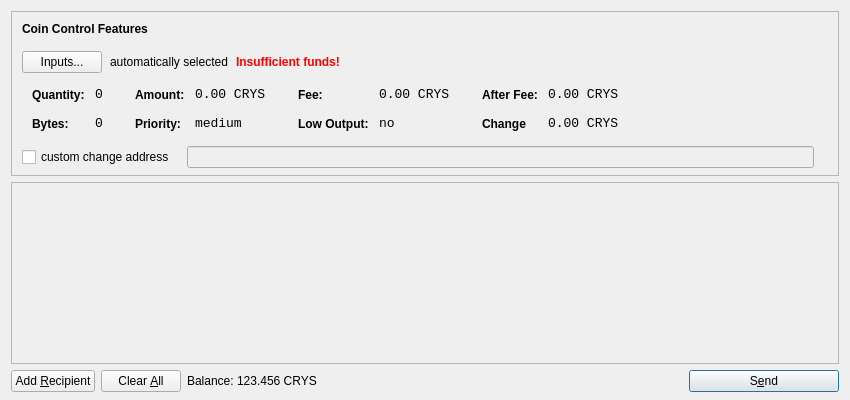
<?xml version="1.0" encoding="UTF-8"?>
<ui version="4.0">
 <class>SendCoinsDialog</class>
 <widget class="QDialog" name="SendCoinsDialog">
  <property name="geometry">
   <rect>
    <x>0</x>
    <y>0</y>
    <width>850</width>
    <height>400</height>
   </rect>
  </property>
  <property name="windowTitle">
   <string>Send Coins</string>
  </property>
  <layout class="QVBoxLayout" name="verticalLayout" stretch="0,1,0">
   <property name="bottomMargin">
    <number>8</number>
   </property>
   <item>
    <widget class="QFrame" name="frameCoinControl">
     <property name="sizePolicy">
      <sizepolicy hsizetype="Expanding" vsizetype="Expanding">
       <horstretch>0</horstretch>
       <verstretch>0</verstretch>
      </sizepolicy>
     </property>
     <property name="maximumSize">
      <size>
       <width>16777215</width>
       <height>16777215</height>
      </size>
     </property>
     <property name="frameShape">
      <enum>QFrame::StyledPanel</enum>
     </property>
     <property name="frameShadow">
      <enum>QFrame::Sunken</enum>
     </property>
     <layout class="QVBoxLayout" name="verticalLayoutCoinControl2">
      <property name="spacing">
       <number>-1</number>
      </property>
      <property name="leftMargin">
       <number>0</number>
      </property>
      <property name="topMargin">
       <number>0</number>
      </property>
      <property name="rightMargin">
       <number>0</number>
      </property>
      <property name="bottomMargin">
       <number>6</number>
      </property>
      <item>
       <layout class="QVBoxLayout" name="verticalLayoutCoinControl" stretch="0,0,0,0,1">
        <property name="spacing">
         <number>0</number>
        </property>
        <property name="leftMargin">
         <number>10</number>
        </property>
        <property name="topMargin">
         <number>10</number>
        </property>
        <item>
         <layout class="QHBoxLayout" name="horizontalLayoutCoinControl1">
          <property name="bottomMargin">
           <number>15</number>
          </property>
          <item>
           <widget class="QLabel" name="labelCoinControlFeatures">
            <property name="sizePolicy">
             <sizepolicy hsizetype="Preferred" vsizetype="Maximum">
              <horstretch>0</horstretch>
              <verstretch>0</verstretch>
             </sizepolicy>
            </property>
            <property name="font">
             <font>
              <weight>75</weight>
              <bold>true</bold>
             </font>
            </property>
            <property name="styleSheet">
             <string notr="true">font-weight:bold;</string>
            </property>
            <property name="text">
             <string>Coin Control Features</string>
            </property>
           </widget>
          </item>
         </layout>
        </item>
        <item>
         <layout class="QHBoxLayout" name="horizontalLayoutCoinControl2" stretch="0,0,0,0">
          <property name="spacing">
           <number>8</number>
          </property>
          <property name="bottomMargin">
           <number>10</number>
          </property>
          <item>
           <widget class="QPushButton" name="pushButtonCoinControl">
            <property name="styleSheet">
             <string notr="true"/>
            </property>
            <property name="text">
             <string>Inputs...</string>
            </property>
           </widget>
          </item>
          <item>
           <widget class="QLabel" name="labelCoinControlAutomaticallySelected">
            <property name="text">
             <string>automatically selected</string>
            </property>
            <property name="margin">
             <number>5</number>
            </property>
           </widget>
          </item>
          <item>
           <widget class="QLabel" name="labelCoinControlInsuffFunds">
            <property name="font">
             <font>
              <weight>75</weight>
              <bold>true</bold>
             </font>
            </property>
            <property name="styleSheet">
             <string notr="true">color:red;font-weight:bold;</string>
            </property>
            <property name="text">
             <string>Insufficient funds!</string>
            </property>
            <property name="margin">
             <number>5</number>
            </property>
           </widget>
          </item>
          <item>
           <spacer name="horizontalSpacerCoinControl">
            <property name="orientation">
             <enum>Qt::Horizontal</enum>
            </property>
            <property name="sizeHint" stdset="0">
             <size>
              <width>40</width>
              <height>1</height>
             </size>
            </property>
           </spacer>
          </item>
         </layout>
        </item>
        <item>
         <widget class="QWidget" name="widgetCoinControl" native="true">
          <property name="sizePolicy">
           <sizepolicy hsizetype="Preferred" vsizetype="Preferred">
            <horstretch>0</horstretch>
            <verstretch>0</verstretch>
           </sizepolicy>
          </property>
          <property name="minimumSize">
           <size>
            <width>0</width>
            <height>0</height>
           </size>
          </property>
          <property name="styleSheet">
           <string notr="true"/>
          </property>
          <layout class="QHBoxLayout" name="horizontalLayoutCoinControl5">
           <property name="margin">
            <number>0</number>
           </property>
           <item>
            <layout class="QHBoxLayout" name="horizontalLayoutCoinControl3" stretch="0,0,0,1">
             <property name="spacing">
              <number>20</number>
             </property>
             <property name="topMargin">
              <number>0</number>
             </property>
             <property name="bottomMargin">
              <number>10</number>
             </property>
             <item>
              <layout class="QFormLayout" name="formLayoutCoinControl1">
               <property name="horizontalSpacing">
                <number>10</number>
               </property>
               <property name="verticalSpacing">
                <number>14</number>
               </property>
               <property name="leftMargin">
                <number>10</number>
               </property>
               <property name="topMargin">
                <number>4</number>
               </property>
               <property name="rightMargin">
                <number>6</number>
               </property>
               <item row="0" column="0">
                <widget class="QLabel" name="labelCoinControlQuantityText">
                 <property name="styleSheet">
                  <string notr="true">font-weight:bold;</string>
                 </property>
                 <property name="text">
                  <string>Quantity:</string>
                 </property>
                 <property name="margin">
                  <number>0</number>
                 </property>
                </widget>
               </item>
               <item row="0" column="1">
                <widget class="QLabel" name="labelCoinControlQuantity">
                 <property name="font">
                  <font>
                   <family>Monospace</family>
                   <pointsize>10</pointsize>
                  </font>
                 </property>
                 <property name="cursor">
                  <cursorShape>IBeamCursor</cursorShape>
                 </property>
                 <property name="contextMenuPolicy">
                  <enum>Qt::ActionsContextMenu</enum>
                 </property>
                 <property name="text">
                  <string>0</string>
                 </property>
                 <property name="margin">
                  <number>0</number>
                 </property>
                 <property name="textInteractionFlags">
                  <set>Qt::LinksAccessibleByMouse|Qt::TextSelectableByKeyboard|Qt::TextSelectableByMouse</set>
                 </property>
                </widget>
               </item>
               <item row="1" column="0">
                <widget class="QLabel" name="labelCoinControlBytesText">
                 <property name="styleSheet">
                  <string notr="true">font-weight:bold;</string>
                 </property>
                 <property name="text">
                  <string>Bytes:</string>
                 </property>
                </widget>
               </item>
               <item row="1" column="1">
                <widget class="QLabel" name="labelCoinControlBytes">
                 <property name="font">
                  <font>
                   <family>Monospace</family>
                   <pointsize>10</pointsize>
                  </font>
                 </property>
                 <property name="cursor">
                  <cursorShape>IBeamCursor</cursorShape>
                 </property>
                 <property name="contextMenuPolicy">
                  <enum>Qt::ActionsContextMenu</enum>
                 </property>
                 <property name="text">
                  <string>0</string>
                 </property>
                 <property name="textInteractionFlags">
                  <set>Qt::LinksAccessibleByMouse|Qt::TextSelectableByKeyboard|Qt::TextSelectableByMouse</set>
                 </property>
                </widget>
               </item>
              </layout>
             </item>
             <item>
              <layout class="QFormLayout" name="formLayoutCoinControl2">
               <property name="horizontalSpacing">
                <number>10</number>
               </property>
               <property name="verticalSpacing">
                <number>14</number>
               </property>
               <property name="leftMargin">
                <number>6</number>
               </property>
               <property name="topMargin">
                <number>4</number>
               </property>
               <property name="rightMargin">
                <number>6</number>
               </property>
               <item row="0" column="0">
                <widget class="QLabel" name="labelCoinControlAmountText">
                 <property name="styleSheet">
                  <string notr="true">font-weight:bold;</string>
                 </property>
                 <property name="text">
                  <string>Amount:</string>
                 </property>
                 <property name="margin">
                  <number>0</number>
                 </property>
                </widget>
               </item>
               <item row="0" column="1">
                <widget class="QLabel" name="labelCoinControlAmount">
                 <property name="font">
                  <font>
                   <family>Monospace</family>
                   <pointsize>10</pointsize>
                  </font>
                 </property>
                 <property name="cursor">
                  <cursorShape>IBeamCursor</cursorShape>
                 </property>
                 <property name="contextMenuPolicy">
                  <enum>Qt::ActionsContextMenu</enum>
                 </property>
                 <property name="text">
                  <string>0.00 CRYS</string>
                 </property>
                 <property name="textInteractionFlags">
                  <set>Qt::LinksAccessibleByMouse|Qt::TextSelectableByKeyboard|Qt::TextSelectableByMouse</set>
                 </property>
                </widget>
               </item>
               <item row="1" column="0">
                <widget class="QLabel" name="labelCoinControlPriorityText">
                 <property name="styleSheet">
                  <string notr="true">font-weight:bold;</string>
                 </property>
                 <property name="text">
                  <string>Priority:</string>
                 </property>
                </widget>
               </item>
               <item row="1" column="1">
                <widget class="QLabel" name="labelCoinControlPriority">
                 <property name="font">
                  <font>
                   <family>Monospace</family>
                   <pointsize>10</pointsize>
                  </font>
                 </property>
                 <property name="cursor">
                  <cursorShape>IBeamCursor</cursorShape>
                 </property>
                 <property name="contextMenuPolicy">
                  <enum>Qt::ActionsContextMenu</enum>
                 </property>
                 <property name="text">
                  <string>medium</string>
                 </property>
                 <property name="textInteractionFlags">
                  <set>Qt::LinksAccessibleByMouse|Qt::TextSelectableByKeyboard|Qt::TextSelectableByMouse</set>
                 </property>
                </widget>
               </item>
              </layout>
             </item>
             <item>
              <layout class="QFormLayout" name="formLayoutCoinControl3">
               <property name="horizontalSpacing">
                <number>10</number>
               </property>
               <property name="verticalSpacing">
                <number>14</number>
               </property>
               <property name="leftMargin">
                <number>6</number>
               </property>
               <property name="topMargin">
                <number>4</number>
               </property>
               <property name="rightMargin">
                <number>6</number>
               </property>
               <item row="0" column="0">
                <widget class="QLabel" name="labelCoinControlFeeText">
                 <property name="styleSheet">
                  <string notr="true">font-weight:bold;</string>
                 </property>
                 <property name="text">
                  <string>Fee:</string>
                 </property>
                 <property name="margin">
                  <number>0</number>
                 </property>
                </widget>
               </item>
               <item row="0" column="1">
                <widget class="QLabel" name="labelCoinControlFee">
                 <property name="font">
                  <font>
                   <family>Monospace</family>
                   <pointsize>10</pointsize>
                  </font>
                 </property>
                 <property name="cursor">
                  <cursorShape>IBeamCursor</cursorShape>
                 </property>
                 <property name="contextMenuPolicy">
                  <enum>Qt::ActionsContextMenu</enum>
                 </property>
                 <property name="text">
                  <string>0.00 CRYS</string>
                 </property>
                 <property name="textInteractionFlags">
                  <set>Qt::LinksAccessibleByMouse|Qt::TextSelectableByKeyboard|Qt::TextSelectableByMouse</set>
                 </property>
                </widget>
               </item>
               <item row="1" column="0">
                <widget class="QLabel" name="labelCoinControlLowOutputText">
                 <property name="styleSheet">
                  <string notr="true">font-weight:bold;</string>
                 </property>
                 <property name="text">
                  <string>Low Output:</string>
                 </property>
                </widget>
               </item>
               <item row="1" column="1">
                <widget class="QLabel" name="labelCoinControlLowOutput">
                 <property name="font">
                  <font>
                   <family>Monospace</family>
                   <pointsize>10</pointsize>
                  </font>
                 </property>
                 <property name="cursor">
                  <cursorShape>IBeamCursor</cursorShape>
                 </property>
                 <property name="contextMenuPolicy">
                  <enum>Qt::ActionsContextMenu</enum>
                 </property>
                 <property name="text">
                  <string>no</string>
                 </property>
                 <property name="textInteractionFlags">
                  <set>Qt::LinksAccessibleByMouse|Qt::TextSelectableByKeyboard|Qt::TextSelectableByMouse</set>
                 </property>
                </widget>
               </item>
              </layout>
             </item>
             <item>
              <layout class="QFormLayout" name="formLayoutCoinControl4">
               <property name="horizontalSpacing">
                <number>10</number>
               </property>
               <property name="verticalSpacing">
                <number>14</number>
               </property>
               <property name="leftMargin">
                <number>6</number>
               </property>
               <property name="topMargin">
                <number>4</number>
               </property>
               <property name="rightMargin">
                <number>6</number>
               </property>
               <item row="0" column="0">
                <widget class="QLabel" name="labelCoinControlAfterFeeText">
                 <property name="styleSheet">
                  <string notr="true">font-weight:bold;</string>
                 </property>
                 <property name="text">
                  <string>After Fee:</string>
                 </property>
                 <property name="margin">
                  <number>0</number>
                 </property>
                </widget>
               </item>
               <item row="0" column="1">
                <widget class="QLabel" name="labelCoinControlAfterFee">
                 <property name="font">
                  <font>
                   <family>Monospace</family>
                   <pointsize>10</pointsize>
                  </font>
                 </property>
                 <property name="cursor">
                  <cursorShape>IBeamCursor</cursorShape>
                 </property>
                 <property name="contextMenuPolicy">
                  <enum>Qt::ActionsContextMenu</enum>
                 </property>
                 <property name="text">
                  <string>0.00 CRYS</string>
                 </property>
                 <property name="textInteractionFlags">
                  <set>Qt::LinksAccessibleByMouse|Qt::TextSelectableByKeyboard|Qt::TextSelectableByMouse</set>
                 </property>
                </widget>
               </item>
               <item row="1" column="0">
                <widget class="QLabel" name="labelCoinControlChangeText">
                 <property name="styleSheet">
                  <string notr="true">font-weight:bold;</string>
                 </property>
                 <property name="text">
                  <string>Change</string>
                 </property>
                </widget>
               </item>
               <item row="1" column="1">
                <widget class="QLabel" name="labelCoinControlChange">
                 <property name="font">
                  <font>
                   <family>Monospace</family>
                   <pointsize>10</pointsize>
                  </font>
                 </property>
                 <property name="cursor">
                  <cursorShape>IBeamCursor</cursorShape>
                 </property>
                 <property name="contextMenuPolicy">
                  <enum>Qt::ActionsContextMenu</enum>
                 </property>
                 <property name="text">
                  <string>0.00 CRYS</string>
                 </property>
                 <property name="textInteractionFlags">
                  <set>Qt::LinksAccessibleByMouse|Qt::TextSelectableByKeyboard|Qt::TextSelectableByMouse</set>
                 </property>
                </widget>
               </item>
              </layout>
             </item>
            </layout>
           </item>
          </layout>
         </widget>
        </item>
        <item>
         <layout class="QHBoxLayout" name="horizontalLayoutCoinControl4" stretch="0,0,0">
          <property name="spacing">
           <number>12</number>
          </property>
          <property name="sizeConstraint">
           <enum>QLayout::SetDefaultConstraint</enum>
          </property>
          <property name="topMargin">
           <number>5</number>
          </property>
          <property name="rightMargin">
           <number>5</number>
          </property>
          <item>
           <widget class="QCheckBox" name="checkBoxCoinControlChange">
            <property name="text">
             <string>custom change address</string>
            </property>
           </widget>
          </item>
          <item>
           <widget class="QLineEdit" name="lineEditCoinControlChange">
            <property name="enabled">
             <bool>false</bool>
            </property>
            <property name="sizePolicy">
             <sizepolicy hsizetype="Expanding" vsizetype="Fixed">
              <horstretch>0</horstretch>
              <verstretch>0</verstretch>
             </sizepolicy>
            </property>
           </widget>
          </item>
          <item>
           <widget class="QLabel" name="labelCoinControlChangeLabel">
            <property name="sizePolicy">
             <sizepolicy hsizetype="Preferred" vsizetype="Expanding">
              <horstretch>0</horstretch>
              <verstretch>0</verstretch>
             </sizepolicy>
            </property>
            <property name="minimumSize">
             <size>
              <width>0</width>
              <height>0</height>
             </size>
            </property>
            <property name="text">
             <string/>
            </property>
            <property name="margin">
             <number>3</number>
            </property>
           </widget>
          </item>
         </layout>
        </item>
        <item>
         <spacer name="verticalSpacerCoinControl">
          <property name="orientation">
           <enum>Qt::Vertical</enum>
          </property>
          <property name="sizeHint" stdset="0">
           <size>
            <width>800</width>
            <height>1</height>
           </size>
          </property>
         </spacer>
        </item>
       </layout>
      </item>
     </layout>
    </widget>
   </item>
   <item>
    <widget class="QScrollArea" name="scrollArea">
     <property name="widgetResizable">
      <bool>true</bool>
     </property>
     <widget class="QWidget" name="scrollAreaWidgetContents">
      <property name="geometry">
       <rect>
        <x>0</x>
        <y>0</y>
        <width>830</width>
        <height>165</height>
       </rect>
      </property>
      <layout class="QVBoxLayout" name="verticalLayout_2">
       <property name="margin">
        <number>0</number>
       </property>
       <item>
        <layout class="QVBoxLayout" name="entries">
         <property name="spacing">
          <number>6</number>
         </property>
        </layout>
       </item>
       <item>
        <spacer name="verticalSpacer">
         <property name="orientation">
          <enum>Qt::Vertical</enum>
         </property>
         <property name="sizeHint" stdset="0">
          <size>
           <width>20</width>
           <height>40</height>
          </size>
         </property>
        </spacer>
       </item>
      </layout>
     </widget>
    </widget>
   </item>
   <item>
    <layout class="QHBoxLayout" name="horizontalLayout">
     <item>
      <widget class="QPushButton" name="addButton">
       <property name="toolTip">
        <string>Send to multiple recipients at once</string>
       </property>
       <property name="text">
        <string>Add &amp;Recipient</string>
       </property>
       <property name="icon">
        <iconset resource="../bitcoin.qrc">
         <normaloff>:/icons/add</normaloff>:/icons/add</iconset>
       </property>
       <property name="autoDefault">
        <bool>false</bool>
       </property>
      </widget>
     </item>
     <item>
      <widget class="QPushButton" name="clearButton">
       <property name="sizePolicy">
        <sizepolicy hsizetype="Minimum" vsizetype="Fixed">
         <horstretch>0</horstretch>
         <verstretch>0</verstretch>
        </sizepolicy>
       </property>
       <property name="toolTip">
        <string>Remove all transaction fields</string>
       </property>
       <property name="text">
        <string>Clear &amp;All</string>
       </property>
       <property name="icon">
        <iconset resource="../bitcoin.qrc">
         <normaloff>:/icons/remove</normaloff>:/icons/remove</iconset>
       </property>
       <property name="autoRepeatDelay">
        <number>300</number>
       </property>
       <property name="autoDefault">
        <bool>false</bool>
       </property>
      </widget>
     </item>
     <item>
      <layout class="QHBoxLayout" name="horizontalLayout_2">
       <property name="spacing">
        <number>3</number>
       </property>
       <item>
        <widget class="QLabel" name="label">
         <property name="sizePolicy">
          <sizepolicy hsizetype="Preferred" vsizetype="Fixed">
           <horstretch>0</horstretch>
           <verstretch>0</verstretch>
          </sizepolicy>
         </property>
         <property name="text">
          <string>Balance:</string>
         </property>
        </widget>
       </item>
       <item>
        <widget class="QLabel" name="labelBalance">
         <property name="sizePolicy">
          <sizepolicy hsizetype="Preferred" vsizetype="Fixed">
           <horstretch>0</horstretch>
           <verstretch>0</verstretch>
          </sizepolicy>
         </property>
         <property name="cursor">
          <cursorShape>IBeamCursor</cursorShape>
         </property>
         <property name="text">
          <string>123.456 CRYS</string>
         </property>
         <property name="textInteractionFlags">
          <set>Qt::LinksAccessibleByMouse|Qt::TextSelectableByKeyboard|Qt::TextSelectableByMouse</set>
         </property>
        </widget>
       </item>
      </layout>
     </item>
     <item>
      <spacer name="horizontalSpacer">
       <property name="orientation">
        <enum>Qt::Horizontal</enum>
       </property>
       <property name="sizeHint" stdset="0">
        <size>
         <width>40</width>
         <height>20</height>
        </size>
       </property>
      </spacer>
     </item>
     <item>
      <widget class="QPushButton" name="sendButton">
       <property name="minimumSize">
        <size>
         <width>150</width>
         <height>0</height>
        </size>
       </property>
       <property name="toolTip">
        <string>Confirm the send action</string>
       </property>
       <property name="text">
        <string>S&amp;end</string>
       </property>
       <property name="icon">
        <iconset resource="../bitcoin.qrc">
         <normaloff>:/icons/send</normaloff>:/icons/send</iconset>
       </property>
       <property name="default">
        <bool>true</bool>
       </property>
      </widget>
     </item>
    </layout>
   </item>
  </layout>
 </widget>
 <resources>
  <include location="../bitcoin.qrc"/>
 </resources>
 <connections/>
</ui>
